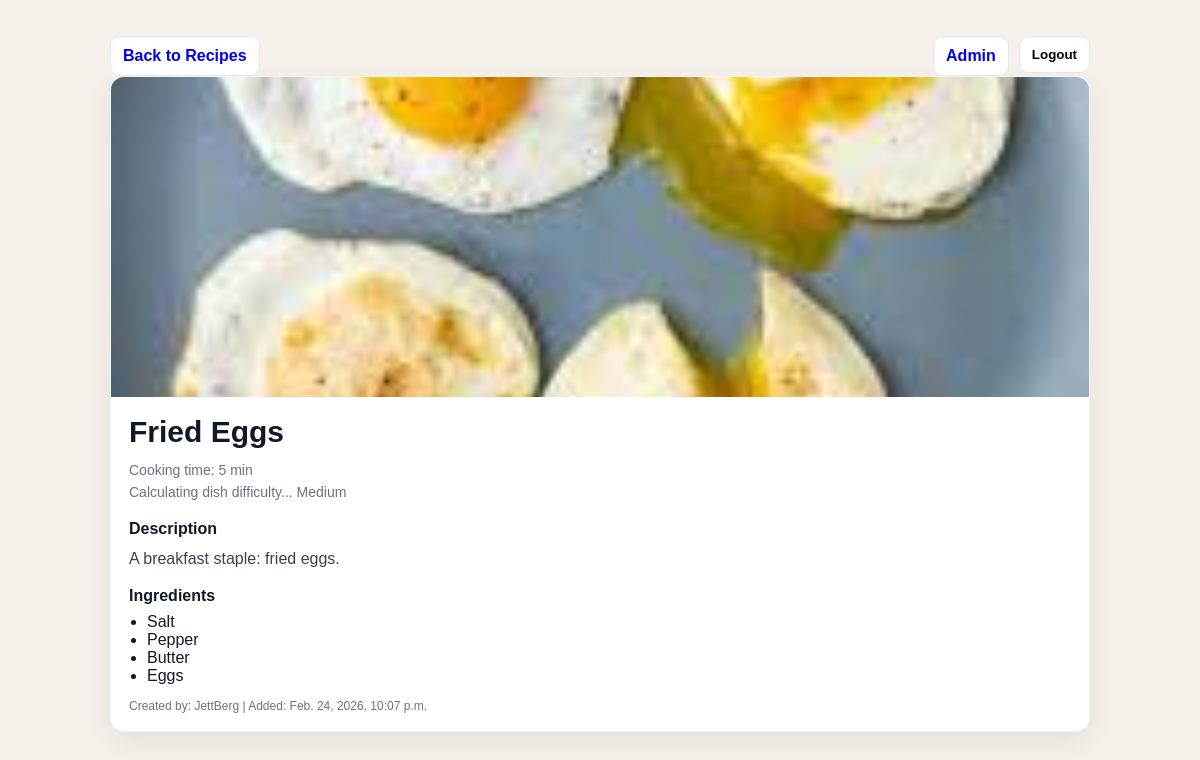
The app's page /recipes/2/ (signed in) with its own data.
### recipes/models.py (models this page shows, shortened)
class Recipe(models.Model):
    name = models.CharField(max_length=200)
    image = models.ImageField(upload_to="recipe_images/", blank=True, null=True)
    description = models.TextField(blank=True)
    cooking_time = models.PositiveIntegerField()
    difficulty = models.CharField(max_length=20, blank=True)
    ingredients = models.ManyToManyField(Ingredient, related_name="recipes")
    created_by = models.ForeignKey(User, on_delete=models.CASCADE, related_name="recipes")
    created_at = models.DateTimeField(auto_now_add=True)
    def calculate_difficulty(self) -> str:
        ing_count = self.ingredients.count()
        if self.cooking_time < 10 and ing_count < 4:
            return "Easy"
        elif self.cooking_time < 10 and ing_count >= 4:
            return "Medium"
        elif self.cooking_time >= 10 and ing_count < 4:
            return "Intermediate"
        else:
            return "Hard"

class Ingredient(models.Model):
    name = models.CharField(max_length=100, unique=True)

### recipes/views.py (the view)
# urls.py: path("recipes/<int:pk>/", views.recipe_detail, name="recipe_detail"),
@login_required
def recipe_detail(request, pk):
    recipe = get_object_or_404(Recipe, pk=pk)
    calculated_difficulty = recipe.calculate_difficulty()
    return render(
        request,
        "recipes/recipe_detail.html",
        {"recipe": recipe, "calculated_difficulty": calculated_difficulty},
    )

### recipes/templates/recipes/recipe_detail.html (shortened to what this page needs)
<!DOCTYPE html>
<html lang="en">
<head>
</head>
<body>
    <div class="container">
        <div class="topbar">
            <a class="link" href="{% url 'recipes:recipe_list' %}">Back to Recipes</a>
            <div style="display:flex; gap:10px; flex-wrap:wrap;">
                <a class="link" href="/admin/">Admin</a>
                <form method="post" action="{% url 'logout' %}" style="display:inline;">
                    <button class="link" type="submit" style="cursor:pointer;">Logout</button>
                </form>
            </div>
        </div>
        <div class="card">
            <div class="hero">
                {% if recipe.image %}
                <img src="{{ recipe.image.url }}" alt="{{ recipe.name }}">
                {% endif %}
            </div>
            <div class="content">
                <h1>{{ recipe.name }}</h1>
                <div class="meta">
                    Cooking time: {{ recipe.cooking_time }} min<br>
                    Calculating dish difficulty... {{ calculated_difficulty }}
                </div>
                <div>
                    <div class="section-title"><strong>Description</strong></div>
                    <p>{{ recipe.description|default:"No description provided." }}</p>
                </div>
                <div>
                    <div class="section-title"><strong>Ingredients</strong></div>
                    <ul>
                        {% for ing in recipe.ingredients.all %}
                        <li>{{ ing.name }}</li>
                        {% empty %}
                        <li>No ingredients listed.</li>
                        {% endfor %}
                    </ul>
                </div>
                <div class="small">
                    Created by: {{ recipe.created_by.username }} | Added: {{ recipe.created_at }}
                </div>
            </div>
        </div>
    </div>
</body>
</html>

### recipes/templates/recipes/recipe_detail.html (style rules this page uses)
body { margin: 0; font-family: Arial, sans-serif; background: #f6f1ea; color: #111827; }
.container { max-width: 980px; margin: 0 auto; padding: 36px 20px; }
.topbar { display: flex; justify-content: space-between; align-items: center; gap: 12px; flex-wrap: wrap; }
.link { text-decoration: none; font-weight: 700; border: 1px solid #e5e7eb; padding: 10px 12px; border-radius: 10px; background: #fff; }
.card { background: #fff; border-radius: 14px; overflow: hidden; box-shadow: 0 10px 30px rgba(0, 0, 0, 0.08); border: 1px solid #f3f4f6; }
.hero { width: 100%; height: 320px; background: #f3f4f6; }
.hero img { width: 100%; height: 320px; object-fit: cover; display: block; }
.content { padding: 18px; }
h1 { margin: 0 0 10px 0; font-size: 30px; }
.meta { color: #6b7280; font-size: 14px; margin-bottom: 12px; line-height: 1.6; }
.section-title { margin: 16px 0 8px 0; font-size: 16px; }
ul { margin: 0; padding-left: 18px; }
p { margin: 0; line-height: 1.6; color: #374151; }
.small { font-size: 12px; color: #6b7280; margin-top: 14px; }

### records on screen
Recipe: image (picture), name "Fried Eggs", cooking_time "5", difficulty "Medium", description "A breakfast staple: fried eggs.", created_by.username "JettBerg", created_at "Feb. 24, 2026, 10:07 p.m."
Ingredient: name "Salt"
Ingredient: name "Pepper"
Ingredient: name "Butter"
Ingredient: name "Eggs"
